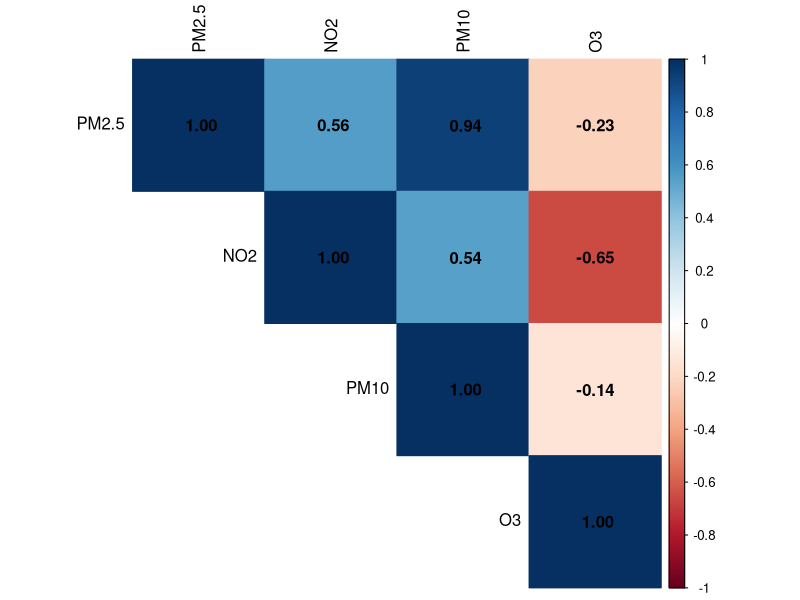
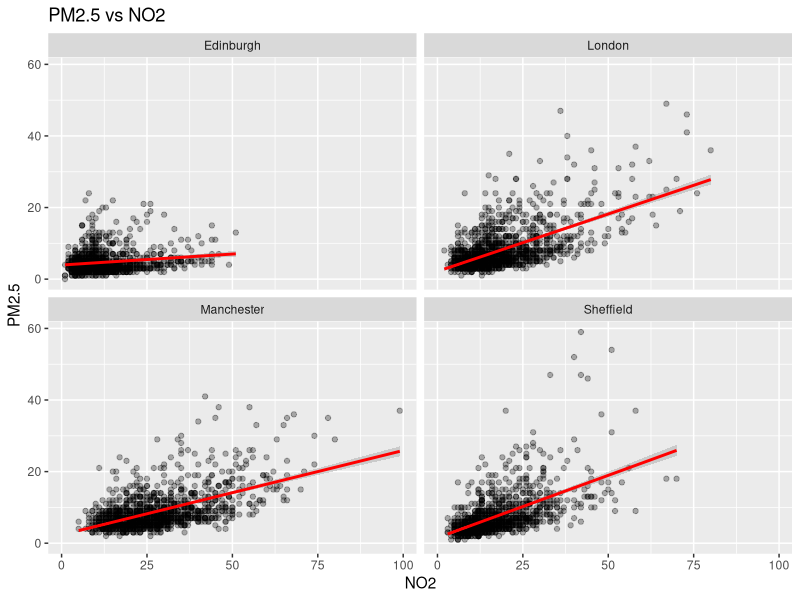
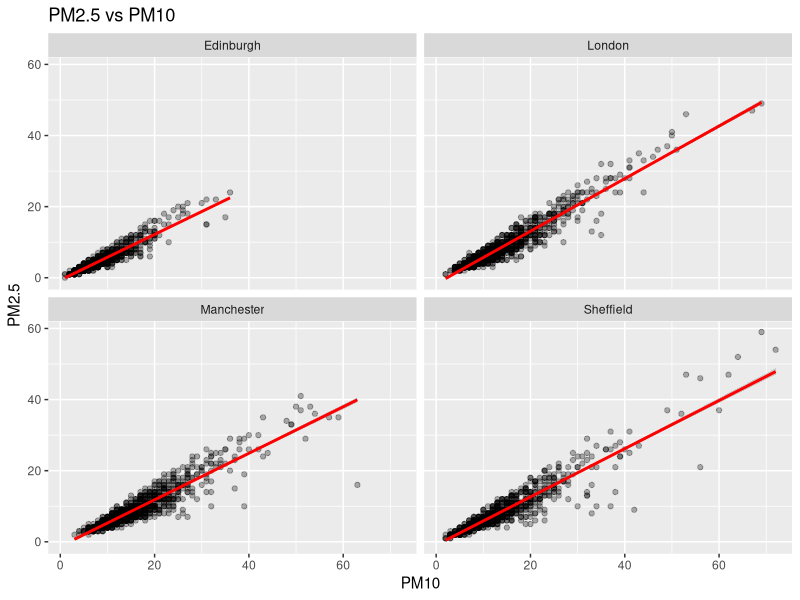
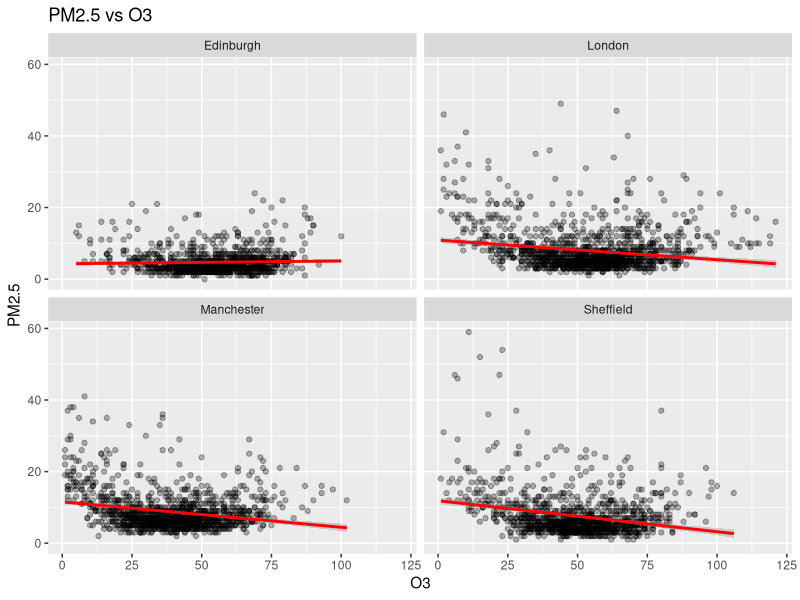
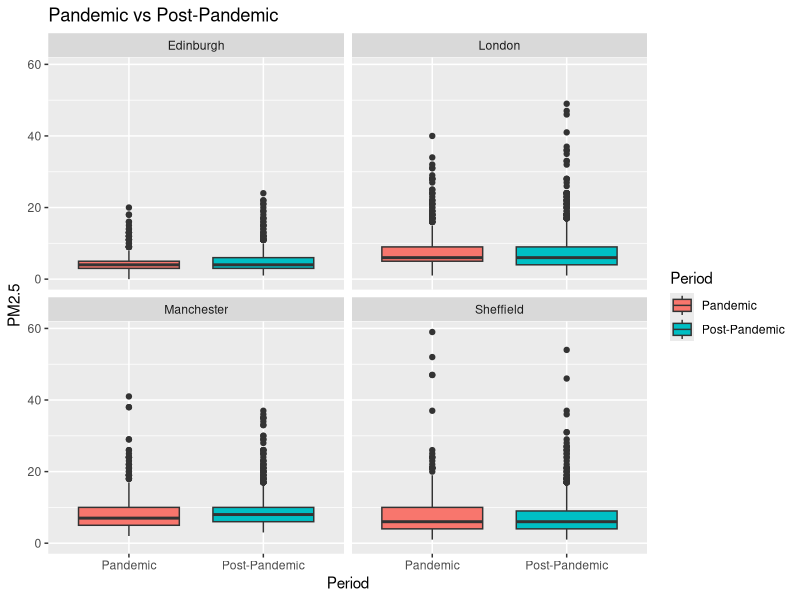
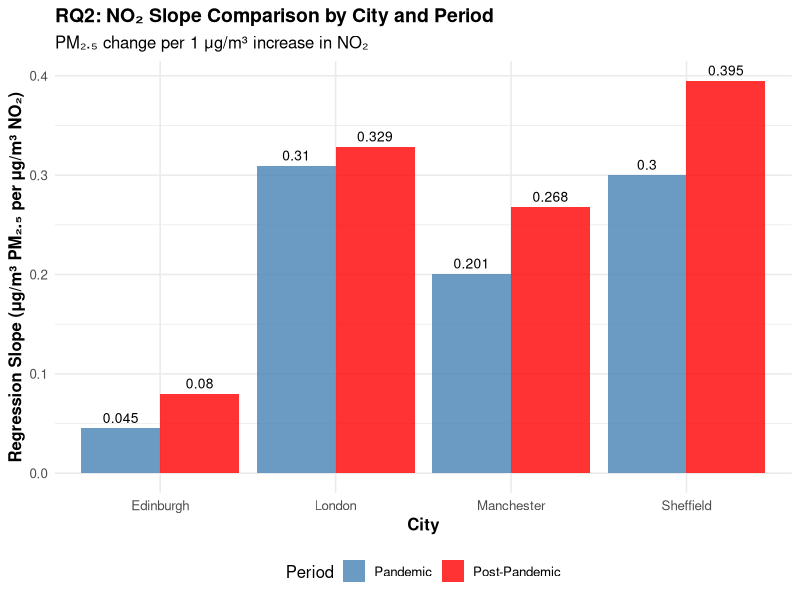
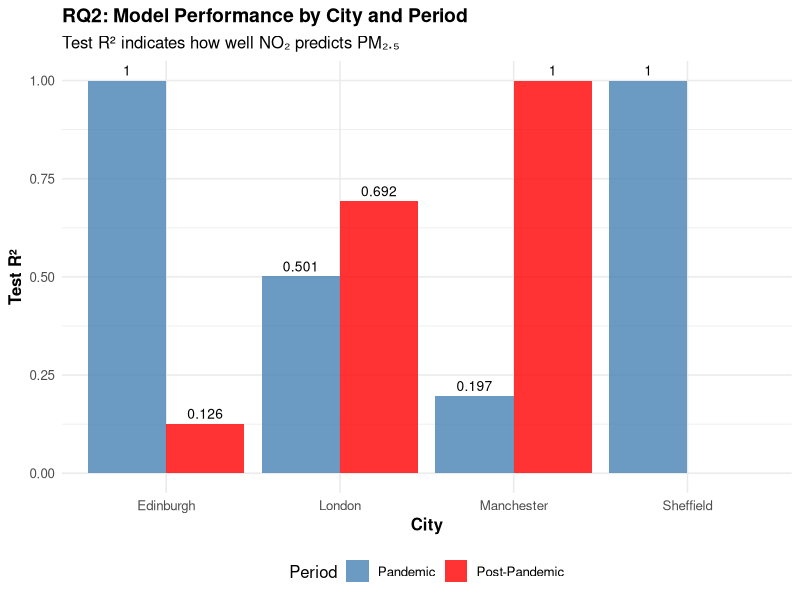
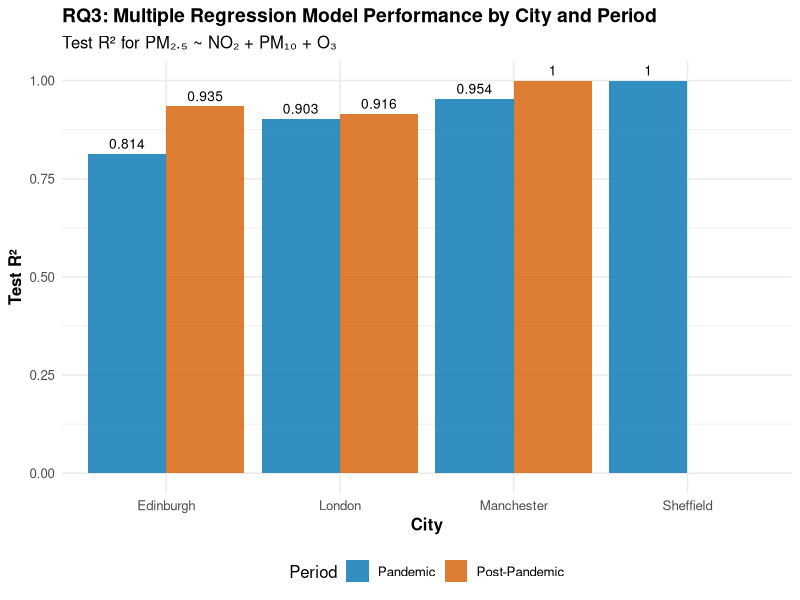

The R source for these figures, in order: (Note: this script raises an error after producing the figures.)
# ==============================================================================
# UK Air Quality Analysis - Research Questions 2 & 3
# RQ2: Simple Linear Regression (NO₂ → PM₂.₅)
# RQ3: Multiple Linear Regression (NO₂ + PM₁₀ + O₃ → PM₂.₅)
# ==============================================================================

# ------------------------------------------------------------------------------
# 1. SETUP: Load Required Packages
# ------------------------------------------------------------------------------

install.packages("corrplot")

library(tidyverse)
library(corrplot)

set.seed(123)  # For reproducibility
# Plot control
SAVE_PLOTS <- TRUE  # Change to FALSE if you only want to see plots in RStudio


cat("==============================================================================\n")
cat("REGRESSION ANALYSIS: RQ2 & RQ3\n")
cat("==============================================================================\n\n")

# ------------------------------------------------------------------------------
# 2. LOAD DATA
# ------------------------------------------------------------------------------

cat("Loading data...\n")
data <- read_csv("processed_data/air_quality_clean_wide.csv", show_col_types = FALSE)

# Prepare data
regression_data <- data %>%
  select(Date, City, PM2.5, NO2, PM10, O3) %>%
  drop_na(PM2.5, NO2, PM10, O3) %>%
  mutate(
    Year = year(Date),
    Period = case_when(
      Year >= 2020 & Year <= 2021 ~ "Pandemic",
      Year >= 2022 ~ "Post-Pandemic"
    ),
    Period = factor(Period, levels = c("Pandemic", "Post-Pandemic")),
    City = factor(City, levels = c("Edinburgh", "London", "Manchester", "Sheffield"))
  ) %>%
  filter(!is.na(Period))

cat("Total observations:", nrow(regression_data), "\n\n")

# ------------------------------------------------------------------------------
# 3. TRAIN/TEST SPLIT (80/20)
# ------------------------------------------------------------------------------

cat("Creating train/test split (80/20)...\n")

# Split by city to keep balanced
train_data <- regression_data %>%
  group_by(City) %>%
  slice_sample(prop = 0.8) %>%
  ungroup()

test_data <- regression_data %>%
  filter(!Date %in% train_data$Date)

levels(train_data$Period)

cat("Training:", nrow(train_data), "| Test:", nrow(test_data), "\n\n")

# ------------------------------------------------------------------------------
# 4. EXPLORE TRAINING DATA
# ------------------------------------------------------------------------------

cat("=== EXPLORATORY ANALYSIS (Training Data) ===\n\n")

# Correlation matrix
cor_train <- train_data %>%
  select(PM2.5, NO2, PM10, O3) %>%
  cor(use = "complete.obs")

cat("Correlation Matrix:\n")
print(round(cor_train, 3))
cat("\n")

# Save correlation matrix
write_csv(as.data.frame(cor_train) %>% 
            rownames_to_column("Variable"), 
          "processed_data/correlation_matrix.csv")

# Visualize correlation matrix
corrplot(cor_train, method = "color", type = "upper", 
         addCoef.col = "black", tl.col = "black")
if (SAVE_PLOTS) {
  png("plots/correlation_matrix.png", width = 8, height = 8, units = "in", res = 300)
  corrplot(cor_train, method = "color", type = "upper", 
           addCoef.col = "black", tl.col = "black")
  dev.off()
}

# Scatterplots
p1 <- train_data %>%
  ggplot(aes(x = NO2, y = PM2.5)) +
  geom_point(alpha = 0.3) +
  geom_smooth(method = "lm", color = "red") +
  facet_wrap(~City) +
  labs(title = "PM2.5 vs NO2")
print(p1)
if (SAVE_PLOTS) ggsave("plots/PM25_vs_NO2.png", p1, width = 10, height = 6, dpi = 300)

p2 <- train_data %>%
  ggplot(aes(x = PM10, y = PM2.5)) +
  geom_point(alpha = 0.3) +
  geom_smooth(method = "lm", color = "red") +
  facet_wrap(~City) +
  labs(title = "PM2.5 vs PM10")
print(p2)
if (SAVE_PLOTS) ggsave("plots/PM25_vs_PM10.png", p2, width = 10, height = 6, dpi = 300)

p3 <- train_data %>%
  ggplot(aes(x = O3, y = PM2.5)) +
  geom_point(alpha = 0.3) +
  geom_smooth(method = "lm", color = "red") +
  facet_wrap(~City) +
  labs(title = "PM2.5 vs O3")
print(p3)
if (SAVE_PLOTS) ggsave("plots/PM25_vs_O3.png", p3, width = 10, height = 6, dpi = 300)

# Period comparison
p4 <- train_data %>%
  ggplot(aes(x = Period, y = PM2.5, fill = Period)) +
  geom_boxplot() +
  facet_wrap(~City) +
  labs(title = "Pandemic vs Post-Pandemic")
print(p4)
if (SAVE_PLOTS) ggsave("plots/period_comparison.png", p4, width = 10, height = 6, dpi = 300)

# ==============================================================================
# RQ2: SIMPLE LINEAR REGRESSION BY CITY × PERIOD (PM2.5 ~ NO2)
# ==============================================================================

cat("\n=== RQ2: Simple Linear Regression by City × Period ===\n")
cat("Fitting separate models for each City-Period combination\n\n")

# Store results for all city-period combinations
rq2_results <- data.frame()

# Loop through each city and period
for (city in levels(train_data$City)) {
  for (period in levels(train_data$Period)) {
    
    # Subset data for this city-period combination
    train_subset <- train_data %>% filter(City == city, Period == period)
    test_subset <- test_data %>% filter(City == city, Period == period)
    
    # Skip if insufficient training data
    if (nrow(train_subset) < 30) {
      cat("Skipping", city, "-", period, "(n =", nrow(train_subset), ")\n")
      next
    }
    
    # Fit simple linear regression: PM2.5 ~ NO2
    model <- lm(PM2.5 ~ NO2, data = train_subset)
    
    # Training metrics
    train_pred <- predict(model, newdata = train_subset)
    train_r2 <- summary(model)$r.squared
    train_rmse <- sqrt(mean((train_subset$PM2.5 - train_pred)^2))
    
    # Test metrics (if sufficient test data)
    if (nrow(test_subset) > 1) {
      test_pred <- predict(model, newdata = test_subset)
      
      # Check for zero variance (avoids correlation issues)
      if (sd(test_subset$PM2.5) > 0 && sd(test_pred) > 0) {
        test_r2 <- cor(test_subset$PM2.5, test_pred)^2
      } else {
        test_r2 <- NA
      }
      
      test_rmse <- sqrt(mean((test_subset$PM2.5 - test_pred)^2))
    } else {
      test_pred <- NULL
      test_r2 <- NA
      test_rmse <- NA
    }
    
    # Extract coefficients
    intercept <- coef(model)[1]
    slope_no2 <- coef(model)[2]
    
    # Print summary
    cat(sprintf("%-15s | %-15s | Slope: %6.4f | Train R²: %.3f | Test R²: %.3f\n",
                city, period, slope_no2, train_r2, test_r2))
    
    # Store results
    rq2_results <- rbind(rq2_results, data.frame(
      City = as.character(city),
      Period = as.character(period),
      Intercept = intercept,
      Slope_NO2 = slope_no2,
      Train_R2 = train_r2,
      Train_RMSE = train_rmse,
      Test_R2 = test_r2,
      Test_RMSE = test_rmse,
      n_train = nrow(train_subset),
      n_test = nrow(test_subset)
    ))
  }
}

# ------------------------------------------------------------------------------
# Save Results and Create Summary Visualizations
# ------------------------------------------------------------------------------

cat("\n=== SAVING RQ2 RESULTS ===\n")

# Save summary table
write_csv(rq2_results, "processed_data/RQ2_city_period_summary.csv")
cat("✓ Saved: processed_data/RQ2_city_period_summary.csv\n\n")

# Print summary table
cat("--- RQ2 Summary Table ---\n")
print(rq2_results)

# Slope Comparison
if (nrow(rq2_results) > 0) {
  p_slopes <- rq2_results %>%
    ggplot(aes(x = City, y = Slope_NO2, fill = Period)) +
    geom_bar(stat = "identity", position = "dodge", alpha = 0.8) +
    geom_text(aes(label = round(Slope_NO2, 3)), 
              position = position_dodge(width = 0.9), vjust = -0.5, size = 3.5) +
    scale_fill_manual(values = c("Pandemic" = "steelblue", "Post-Pandemic" = "red")) +
    labs(
      title = "RQ2: NO₂ Slope Comparison by City and Period",
      subtitle = "PM₂.₅ change per 1 μg/m³ increase in NO₂",
      y = "Regression Slope (μg/m³ PM₂.₅ per μg/m³ NO₂)",
      x = "City",
      fill = "Period"
    ) +
    theme_minimal(base_size = 12) +
    theme(
      plot.title = element_text(face = "bold", size = 14),
      axis.title = element_text(face = "bold"),
      legend.position = "bottom"
    )
  
  print(p_slopes)
  if (SAVE_PLOTS) {
    ggsave("plots/RQ2_slope_comparison.png", p_slopes, 
           width = 10, height = 6, dpi = 300)
    cat("✓ Saved: plots/RQ2_slope_comparison.png\n")
  }
  
  # R² Comparison
  p_r2 <- rq2_results %>%
    ggplot(aes(x = City, y = Test_R2, fill = Period)) +
    geom_bar(stat = "identity", position = "dodge", alpha = 0.8) +
    geom_text(aes(label = round(Test_R2, 3)), 
              position = position_dodge(width = 0.9), vjust = -0.5, size = 3.5) +
    scale_fill_manual(values = c("Pandemic" = "steelblue", "Post-Pandemic" = "red")) +
    labs(
      title = "RQ2: Model Performance by City and Period",
      subtitle = "Test R² indicates how well NO₂ predicts PM₂.₅",
      y = "Test R²",
      x = "City",
      fill = "Period"
    ) +
    ylim(0, 1) +
    theme_minimal(base_size = 12) +
    theme(
      plot.title = element_text(face = "bold", size = 14),
      axis.title = element_text(face = "bold"),
      legend.position = "bottom"
    )
  
  print(p_r2)
  if (SAVE_PLOTS) {
    ggsave("plots/RQ2_r2_comparison.png", p_r2, 
           width = 10, height = 6, dpi = 300)
    cat("✓ Saved: plots/RQ2_r2_comparison.png\n")
  }
}

cat("\n=== RQ2 ANALYSIS COMPLETE ===\n")

# ==============================================================================
# RQ3: MULTIPLE LINEAR REGRESSION BY CITY × PERIOD (PM2.5 ~ NO2 + PM10 + O3)
# ==============================================================================

cat("\n=== RQ3: Multiple Linear Regression by City × Period ===\n")
cat("Fitting separate models for each City-Period combination\n\n")

# Store results for all city-period combinations
rq3_results <- data.frame()

# Loop through each city and period
for (city in levels(train_data$City)) {
  for (period in levels(train_data$Period)) {
    
    # Subset data for this city-period combination
    train_subset <- train_data %>% filter(City == city, Period == period)
    test_subset <- test_data %>% filter(City == city, Period == period)
    
    # Skip if insufficient training data
    if (nrow(train_subset) < 30) {
      cat("Skipping", city, "-", period, "(n =", nrow(train_subset), ")\n")
      next
    }
    
    # Fit multiple linear regression: PM2.5 ~ NO2 + PM10 + O3
    model <- lm(PM2.5 ~ NO2 + PM10 + O3, data = train_subset)
    
    # Training metrics
    train_pred <- predict(model, newdata = train_subset)
    train_r2 <- summary(model)$r.squared
    train_adj_r2 <- summary(model)$adj.r.squared
    train_rmse <- sqrt(mean((train_subset$PM2.5 - train_pred)^2))
    
    # Test metrics (if sufficient test data)
    if (nrow(test_subset) > 1) {
      test_pred <- predict(model, newdata = test_subset)
      
      # Check for zero variance
      if (sd(test_subset$PM2.5) > 0 && sd(test_pred) > 0) {
        test_r2 <- cor(test_subset$PM2.5, test_pred)^2
      } else {
        test_r2 <- NA
      }
      
      test_rmse <- sqrt(mean((test_subset$PM2.5 - test_pred)^2))
    } else {
      test_pred <- NULL
      test_r2 <- NA
      test_rmse <- NA
    }
    
    # Extract coefficients
    coefs <- coef(model)
    
    # Print summary
    cat(sprintf("%-15s | %-15s | Train R²: %.3f | Adj R²: %.3f | Test R²: %.3f\n",
                city, period, train_r2, train_adj_r2, test_r2))
    
    # VIF check for multicollinearity
    vif_no2 <- tryCatch({
      1/(1 - summary(lm(NO2 ~ PM10 + O3, data = train_subset))$r.squared)
    }, error = function(e) NA)
    
    vif_pm10 <- tryCatch({
      1/(1 - summary(lm(PM10 ~ NO2 + O3, data = train_subset))$r.squared)
    }, error = function(e) NA)
    
    vif_o3 <- tryCatch({
      1/(1 - summary(lm(O3 ~ NO2 + PM10, data = train_subset))$r.squared)
    }, error = function(e) NA)
    
    # Store results
    rq3_results <- rbind(rq3_results, data.frame(
      City = as.character(city),
      Period = as.character(period),
      Intercept = coefs[1],
      Coef_NO2 = coefs[2],
      Coef_PM10 = coefs[3],
      Coef_O3 = coefs[4],
      Train_R2 = train_r2,
      Train_Adj_R2 = train_adj_r2,
      Train_RMSE = train_rmse,
      Test_R2 = test_r2,
      Test_RMSE = test_rmse,
      VIF_NO2 = vif_no2,
      VIF_PM10 = vif_pm10,
      VIF_O3 = vif_o3,
      n_train = nrow(train_subset),
      n_test = nrow(test_subset)
    ))
  }
}

# ------------------------------------------------------------------------------
# Save Results and Create Summary Visualizations
# ------------------------------------------------------------------------------

cat("\n=== SAVING RQ3 RESULTS ===\n")

# Save summary table
write_csv(rq3_results, "processed_data/RQ3_city_period_summary.csv")
cat("✓ Saved: processed_data/RQ3_city_period_summary.csv\n\n")

# Print summary table
cat("--- RQ3 Summary Table ---\n")
print(rq3_results)

# Summary visualizations
if (nrow(rq3_results) > 0) {
  
  # R² comparison
  p_r2_rq3 <- rq3_results %>%
    ggplot(aes(x = City, y = Test_R2, fill = Period)) +
    geom_bar(stat = "identity", position = "dodge", alpha = 0.8) +
    geom_text(aes(label = round(Test_R2, 3)), 
              position = position_dodge(width = 0.9), vjust = -0.5, size = 3.5) +
    scale_fill_manual(values = c("Pandemic" = "#0072B2", "Post-Pandemic" = "#D55E00")) +
    labs(
      title = "RQ3: Multiple Regression Model Performance by City and Period",
      subtitle = "Test R² for PM₂.₅ ~ NO₂ + PM₁₀ + O₃",
      y = "Test R²",
      x = "City",
      fill = "Period"
    ) +
    ylim(0, 1) +
    theme_minimal(base_size = 12) +
    theme(
      plot.title = element_text(face = "bold", size = 14),
      axis.title = element_text(face = "bold"),
      legend.position = "bottom"
    )
  
  print(p_r2_rq3)
  if (SAVE_PLOTS) {
    ggsave("plots/RQ3_r2_comparison.png", p_r2_rq3, 
           width = 10, height = 6, dpi = 300)
    cat("✓ Saved: plots/RQ3_r2_comparison.png\n")
  }
  
  # VIF summary (check multicollinearity)
  vif_summary <- rq3_results %>%
    select(City, Period, VIF_NO2, VIF_PM10, VIF_O3) %>%
    pivot_longer(cols = starts_with("VIF"), names_to = "Predictor", values_to = "VIF") %>%
    mutate(Predictor = str_remove(Predictor, "VIF_"))
  
  p_vif <- vif_summary %>%
    ggplot(aes(x = City, y = VIF, fill = Predictor)) +
    geom_bar(stat = "identity", position = "dodge", alpha = 0.8) +
    geom_hline(yintercept = 5, linetype = "dashed", color = "red", linewidth = 1) +
    geom_hline(yintercept = 10, linetype = "dashed", color = "darkred", linewidth = 1) +
    facet_wrap(~Period) +
    scale_fill_manual(values = c("NO2" = "#E69F00", "PM10" = "#56B4E9", "O3" = "#009E73")) +
    labs(
      title = "RQ3: Variance Inflation Factor (VIF) Check Across All Models",
      subtitle = "VIF < 5 indicates no multicollinearity concerns | VIF > 10 indicates severe multicollinearity",
      y = "VIF Value",
      x = "City",
      fill = "Predictor"
    ) +
    theme_minimal(base_size = 12) +
    theme(
      plot.title = element_text(face = "bold", size = 14),
      axis.title = element_text(face = "bold"),
      legend.position = "bottom",
      strip.text = element_text(face = "bold", size = 11),
      strip.background = element_rect(fill = "gray95", color = NA)
    )
  
  print(p_vif)
  if (SAVE_PLOTS) {
    ggsave("plots/RQ3_vif_summary.png", p_vif, 
           width = 12, height = 6, dpi = 300)
    cat("✓ Saved: plots/RQ3_vif_summary.png\n")
  }
  
  print(p_coef)
  if (SAVE_PLOTS) {
    cat("✓ Saved: plots/RQ3_coefficient_comparison.png\n")
  }
}

cat("\n=== RQ3 ANALYSIS COMPLETE ===\n")

# ==============================================================================
# MODEL COMPARISON: RQ2 vs RQ3
# ==============================================================================

cat("\n=== MODEL COMPARISON: RQ2 (Simple) vs RQ3 (Multiple) ===\n\n")

# Merge RQ2 and RQ3 results for comparison
comparison <- rq2_results %>%
  select(City, Period, RQ2_Train_R2 = Train_R2, RQ2_Test_R2 = Test_R2, 
         RQ2_Test_RMSE = Test_RMSE) %>%
  left_join(
    rq3_results %>%
      select(City, Period, RQ3_Train_R2 = Train_R2, RQ3_Test_R2 = Test_R2,
             RQ3_Test_RMSE = Test_RMSE),
    by = c("City", "Period")
  ) %>%
  mutate(
    R2_Improvement = RQ3_Test_R2 - RQ2_Test_R2,
    RMSE_Improvement = RQ2_Test_RMSE - RQ3_Test_RMSE,
    Pct_Improvement = (R2_Improvement / RQ2_Test_R2) * 100
  )

# Print comparison table
print(comparison)

# Save comparison
write_csv(comparison, "processed_data/RQ2_vs_RQ3_comparison.csv")
cat("\n✓ Saved: processed_data/RQ2_vs_RQ3_comparison.csv\n")

# Visualization: R² improvement
p_comparison_r2 <- comparison %>%
  select(City, Period, RQ2 = RQ2_Test_R2, RQ3 = RQ3_Test_R2) %>%
  pivot_longer(cols = c(RQ2, RQ3), names_to = "Model", values_to = "Test_R2") %>%
  ggplot(aes(x = City, y = Test_R2, fill = Model)) +
  geom_bar(stat = "identity", position = "dodge") +
  facet_wrap(~Period) +
  geom_text(aes(label = round(Test_R2, 3)), 
            position = position_dodge(width = 0.9), vjust = -0.5, size = 3) +
  labs(
    title = "Model Comparison: RQ2 (Simple) vs RQ3 (Multiple)",
    subtitle = "Test R² by City and Period",
    y = "Test R²",
    x = "City"
  ) +
  scale_fill_manual(values = c("RQ2" = "#E69F00", "RQ3" = "#56B4E9")) +
  theme_minimal() +
  theme(legend.position = "bottom")

print(p_comparison_r2)
if (SAVE_PLOTS) ggsave("plots/RQ2_vs_RQ3_comparison_R2.png", p_comparison_r2, 
                       width = 12, height = 6, dpi = 300)

# Visualization: RMSE improvement
p_comparison_rmse <- comparison %>%
  select(City, Period, RQ2 = RQ2_Test_RMSE, RQ3 = RQ3_Test_RMSE) %>%
  pivot_longer(cols = c(RQ2, RQ3), names_to = "Model", values_to = "Test_RMSE") %>%
  ggplot(aes(x = City, y = Test_RMSE, fill = Model)) +
  geom_bar(stat = "identity", position = "dodge") +
  facet_wrap(~Period) +
  geom_text(aes(label = round(Test_RMSE, 2)), 
            position = position_dodge(width = 0.9), vjust = -0.5, size = 3) +
  labs(
    title = "Model Comparison: RQ2 (Simple) vs RQ3 (Multiple)",
    subtitle = "Test RMSE by City and Period (lower is better)",
    y = "Test RMSE (μg/m³)",
    x = "City"
  ) +
  scale_fill_manual(values = c("RQ2" = "#E69F00", "RQ3" = "#56B4E9")) +
  theme_minimal() +
  theme(legend.position = "bottom")

print(p_comparison_rmse)
if (SAVE_PLOTS) ggsave("plots/RQ2_vs_RQ3_comparison_RMSE.png", p_comparison_rmse,
                       width = 12, height = 6, dpi = 300)

# Summary statistics
cat("\n=== Summary: Model Improvement ===\n")
cat("Average R² improvement:", round(mean(comparison$R2_Improvement, na.rm = TRUE), 4), "\n")
cat("Average % improvement:", round(mean(comparison$Pct_Improvement, na.rm = TRUE), 1), "%\n")
cat("Average RMSE reduction:", round(mean(comparison$RMSE_Improvement, na.rm = TRUE), 2), "μg/m³\n")

cat("\n==============================================================================\n")
cat("Analysis Complete!\n")
cat("==============================================================================\n")